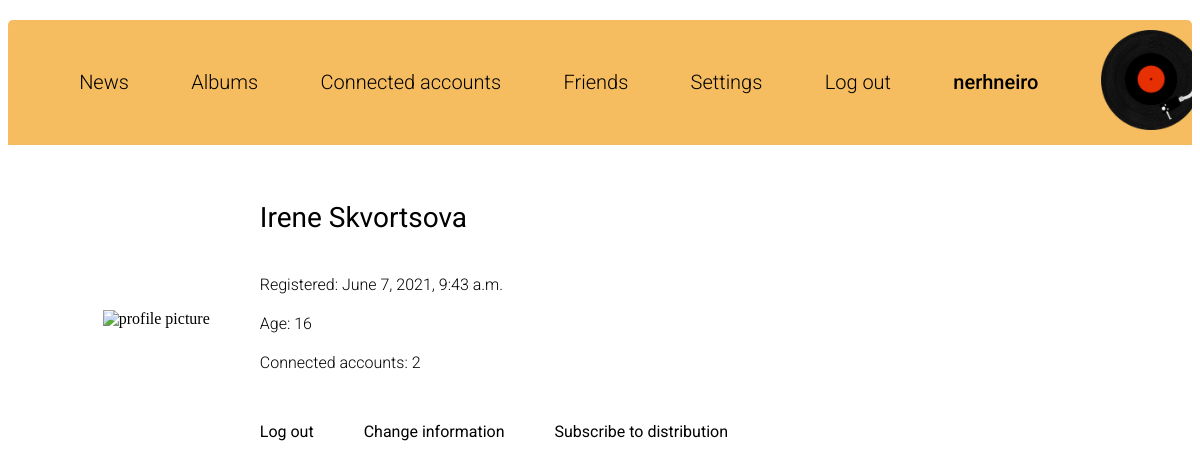
The page /account/ (signed in) on the database its author committed.
### authapp/models.py (models this page shows)
class SiteUser(AbstractUser):
    avatar = models.ImageField(upload_to='users_avatars', blank=True)
    age = models.PositiveIntegerField(verbose_name='age', null=True, blank=True)
    albums = models.ManyToManyField(Album, verbose_name='albums', blank=True, related_name='album_users')
    email = models.EmailField(unique=True, verbose_name='email')
    country = models.CharField(max_length=128, blank=True, null=True, verbose_name='country')
    passwordYM = models.CharField(max_length=1024, blank=True, verbose_name='Yandex Music password')
    emailYM = models.EmailField(max_length=128, null=True, blank=True, verbose_name='yandex Music email')
    passwordSP = models.CharField(max_length=1024, null=True, blank=True, verbose_name='Spotify password')
    idSP = models.CharField(max_length=1024, blank=True, verbose_name='Spotify user id')
    clientIdSP = models.CharField(max_length=1024, blank=True, verbose_name='Spotify client id project')
    clientSecretSP = models.CharField(max_length=1024, null=True, blank=True, verbose_name="Client secret Spotify project")
    tokenAccessSP = models.CharField(max_length=1024, null=True, blank=True, verbose_name='Spotify access token')
    tokenRefreshSP = models.CharField(max_length=1024, null=True, blank=True, verbose_name='Spotify refresh token')
    tokenReserveSP = models.CharField(max_length=1024, null=True, blank=True, verbose_name='Spotify reserve token')
    codeSP = models.CharField(max_length=1024, null=True, blank=True, verbose_name='Spotify code')
    redirectUriSP = models.CharField(max_length=1024, null=True, blank=True, verbose_name='Spotify redirect uri project')
    emailSP = models.EmailField(max_length=128, null=True, blank=True, verbose_name='Spotify email')
    passwordVK = models.CharField(max_length=1024, blank=True, verbose_name='VK password')
    idVK = models.CharField(max_length=1024, blank=True, verbose_name='VK id')
    tokenVK = models.CharField(max_length=1024, blank=True, verbose_name='VK token')
    emailVK = models.EmailField(max_length=128, blank=True, verbose_name='VK email')
    numberVK = models.PositiveIntegerField(verbose_name='VK number', null=True, blank=True)
    friends = models.ManyToManyField("SiteUser", blank=True, related_name="friend_to")
    friendRequests = models.ManyToManyField("FriendRequest", blank=True, related_name="to_this_user")

### mainapp/views.py (the view)
# urls.py: path('account/', mainapp.account, name='account'),
def account(request):
    if request.user.is_authenticated:
        username = request.user.username
        yandexMusicConnected = False
        spotifyConnected = False
        if request.user.passwordYM != (None or '') and request.user.emailYM != (None or ''):
            yandexMusicConnected = True
        if request.user.clientIdSP != (None or ''):
            spotifyConnected = True
        context = {
            'title': 'Account',
            'user': request.user,
            'username': username,
            'yandexMusicConnected': yandexMusicConnected,
            'spotifyConnected': spotifyConnected,
        }
        return render(request, 'mainapp/account.html', context)
    else:
        next = request.POST.get('next', '/')
        return HttpResponseRedirect(next)

### mainapp/templates/mainapp/account.html (shortened to what this page needs)
{% extends 'mainapp/base.html' %}
{% load static %}
{% block menu %}
    <div class="menu">
       <div class="menu-elements">
        <ul class="menu-list">
            <li class="menu-element"><a class="menu-element-href" href="{% url 'mainapp:main' %}">News</a></li>
            <li class="menu-element"><a class="menu-element-href" href="{% url 'mainapp:playlists' %}">Albums</a></li>
            <li class="menu-element"><a class="menu-element-href" href="{% url 'mainapp:accounts' %}">Connected accounts</a></li>
          <li class="menu-element"><a class="menu-element-href" href="{% url 'mainapp:friends' %}">Friends</a></li>
            <li class="menu-element"><a href="{% url 'auth:edit' %}" class="menu-element-href">Settings</a></li>
            <li class="log-out-element"><a class="menu-element-href" href="{% url 'auth:logout' %}">Log out</a></li>
            <li class="menu-element-pressed"><a href="{% url 'mainapp:account' %}">{{ username }}</a></li>
            <li class="photo-element"><a href="{% url 'mainapp:account' %}" ><img src="{% static 'img/gramophone.png' %}" alt="photo"></a></li>
        </ul>
    </div>
    </div>
{% endblock %}
{% block content %}
   <div class="account-content">
   <div class="account-content-inside">
      <div class="account-information-all">
       <div class="account-picture">
           <img class="profile-picture" src="{% static 'img/account_photo.png' %}" alt="profile picture">
       </div>
       <div class="account-information">
           <div class="account-information-main">
               <p class="account-name-surname">{{ user.first_name.title }} {{ user.last_name.title }}</p>
           </div>
           <div class="account-information-additional">
               <p class="account-registration-date">Registered: {{ user.date_joined }}</p>
           {% if user.age != None %}
               <p class="account-age">Age: {{ user.age }}</p>
           {% endif %}
               <div class="account-connected-accounts">Connected accounts: {% if spotifyConnected and yandexMusicConnected %} 2 {% else %}
                   {% if yandexMusicConnected or spotifyConnected %} 1 {% else %} 0 {% endif %} {% endif %}</div>
           </div>
           <div class="account-settings">
           <p class="logout"><a href="{% url 'auth:logout' %}">Log out</a></p>
           <p class="change-password"><a href="{% url 'auth:edit' %}">Change information</a></p>
           <p class="subscribe"><a href="">Subscribe to distribution</a></p>
       </div>
       </div>
       </div>
   </div>
   </div>
{% endblock %}

### static/css/main.css (style rules this page uses)
.menu-list { display: flex; width: 100%; padding-top: 10px; font-size: 2.5vh; }
.menu-element { float: left; }
.menu-elements { display: inline-block; width: 100%; }
.menu { width: 100%; padding-bottom: 10px; background-color: #f6bd60; border-top-left-radius: 5px; border-top-right-radius: 5px; }
ul, li { display: block; margin: auto; }
.menu-element-pressed { color: black; text-decoration: none; font-family: 'Roboto'; line-height: 23px; font-weight: 500; }
.menu-element-pressed a { text-decoration: none; color: black; }
.menu-element-href { color: black; text-decoration: none; font-family: 'Roboto'; font-weight: 300; line-height: 23px; letter-spacing: 0em; text-align: left; }
.menu { margin-top: 12px; }
.log-out-element { float: right; }
.photo-element { float: right; vertical-align: center; }
.photo-element img { height: 100px; }
html, body { max-width: 100%; overflow-x: hidden; }
.account-content { margin-top: 33px; width: 80%; }
.account-content-inside { margin: auto; width: 80%; }
.account-information-all { display: flex; flex-direction: row; align-items: center; }
.profile-picture { width: 80%; }
.account-information { margin-left: 50px; }
.account-information-main { display: inline-block; }
.account-information-main { color: black; font-family: 'Roboto'; font-size: 3.5vh; line-height: 23px; font-weight: 400; }
.account-information-additional { color: black; font-family: 'Roboto'; font-size: 2vh; line-height: 23px; font-weight: 300; }
.account-settings { display: flex; flex-direction: row; margin-top: 30px; }
.account-settings a { text-decoration: none; color: black; font-family: 'Roboto'; font-size: 2vh; line-height: 23px; font-weight: 400; }
.logout { margin-right: 50px; }
.change-password { margin-right: 50px; }
.subscribe { margin-right: 50px; }

### rows shown on the page
SiteUser: username "nerhneiro", first_name "Irene", last_name "Skvortsova", date_joined "June 7, 2021, 9:43 a.m.", age "16"
